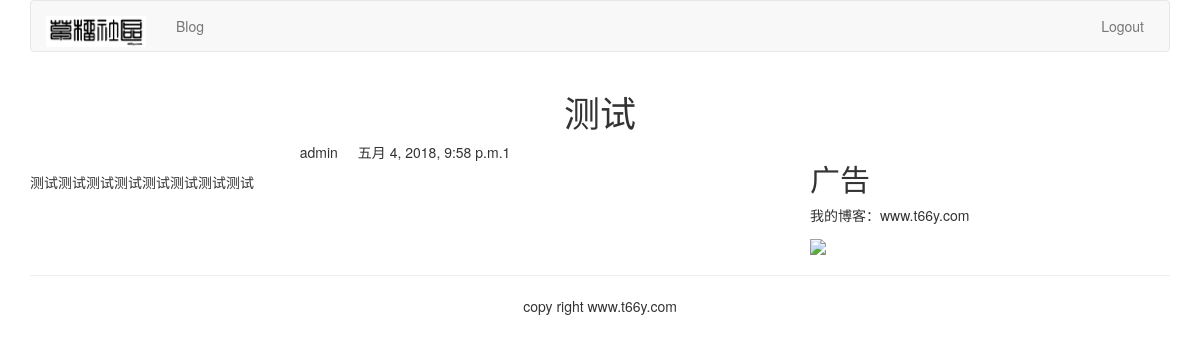
The app's page /blog/1/, older data.
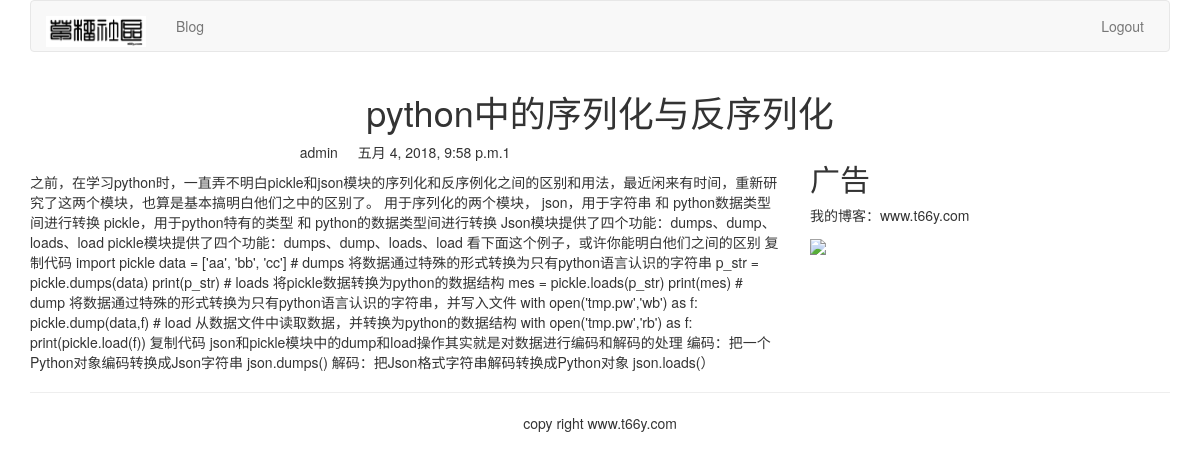
The same page, newer data.
### blog/models.py (models this page shows, shortened)
class BlogArticles(models.Model):
    title = models.CharField(max_length=300)
    author = models.ForeignKey(User,related_name='blog_posts')
    body = models.TextField()
    publish = models.DateTimeField(default=timezone.now)
    class Meta:
        ordering = ('-publish',)

### blog/views.py (the view)
# urls.py: url(r'(?P<article_id>\d)/$',views.blog_article,name="blog_detail"),
def blog_article(request,article_id):
    article = get_object_or_404(BlogArticles,id=article_id)
    pub=article.publish
    return render(request,"blog/content.html",{"article":article,"publish":pub})

### templates/blog/content.html (shortened to what this page needs)
{% extends "base.html" %}
{% block content %}
<div class="row text-center vertical-middle-sm">
	<h1>{{ article.title }}</h1>
</div>
<div class="row">
	<div class="col-xs-12 col-md-8">
		<p class="text-center"><span>{{ article.author.username }}</span><span style="margin-left: 20px">{{ publish }}1</span></p>
		<div>{{ article.body }}</div>
	</div>
	<div class="col-xs-6 col-md-4">
		<h2>广告</h2>
        <p>我的博客：www.t66y.com</p>
        <img width="600px" src="https://timgsa.baidu.com/timg?image&quality=80&size=b9999_10000&sec=1525605640844&di=c3c2649f4d07bb454b249ee022a715d3&imgtype=0&src=http%3A%2F%2Fpic.58pic.com%2F58pic%2F12%2F57%2F16%2F82X58PIC4Ut.jpg">
	</div>
</div>
{% endblock %}

Row changes from the older to the newer data that the page shows:
changed BlogArticles "admin": title "测试" → "python中的序列化与反序列化"; body "测试测试测试测试测试测试测试测试" → "之前，在学习python时，一直弄不明白pickle和json模块的序列化和反序例化之间的区别和用法，最近闲来有时间，重新研究了这两个模块，也算是基本搞明白他们之中的区别了。 用于序列化的两个模块， json，用于字符串 和 python数据类型间进行转换 pickle，用于python特有的类型 和 python的数据类型间进行转换 Json模块提供了四个功能：dumps、dump、loads、load pickle模块提供了四个功能：dumps、dump、loads、load 看下面这个例子，或许你能明白他们之间的区别 复制代码 import pickle data = ['aa', 'bb', 'cc'] # dumps 将数据通过特殊的形式转换为只有python语言认识的字符串 p_str = pickle.dumps(data) print(p_str) # loads 将pickle数据转换为python的数据结构 mes = pickle.loads(p_str) print(mes) # dump 将数据通过特殊的形式转换为只有python语言认识的字符串，并写入文件 with open('tmp.pw','wb') as f: pickle.dump(data,f) # load 从数据文件中读取数据，并转换为python的数据结构 with open('tmp.pw','rb') as f: print(pickle.load(f)) 复制代码 json和pickle模块中的dump和load操作其实就是对数据进行编码和解码的处理…"
